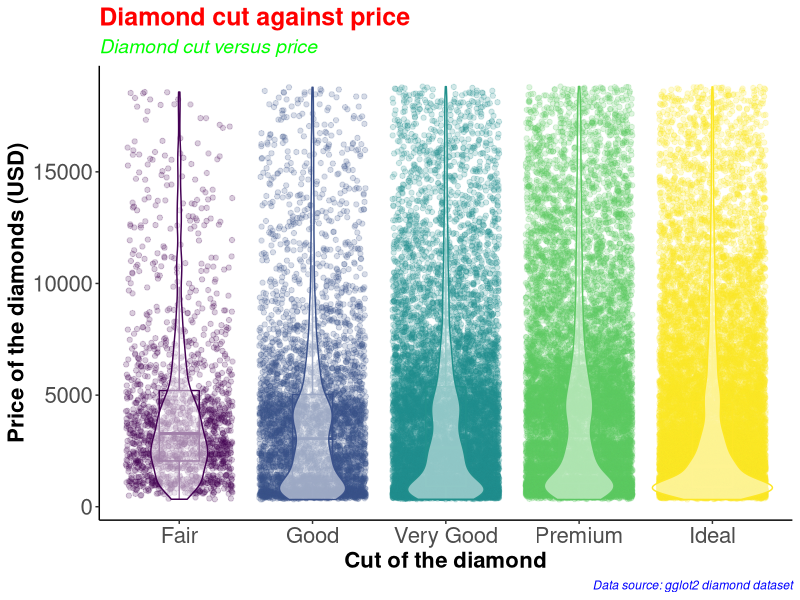
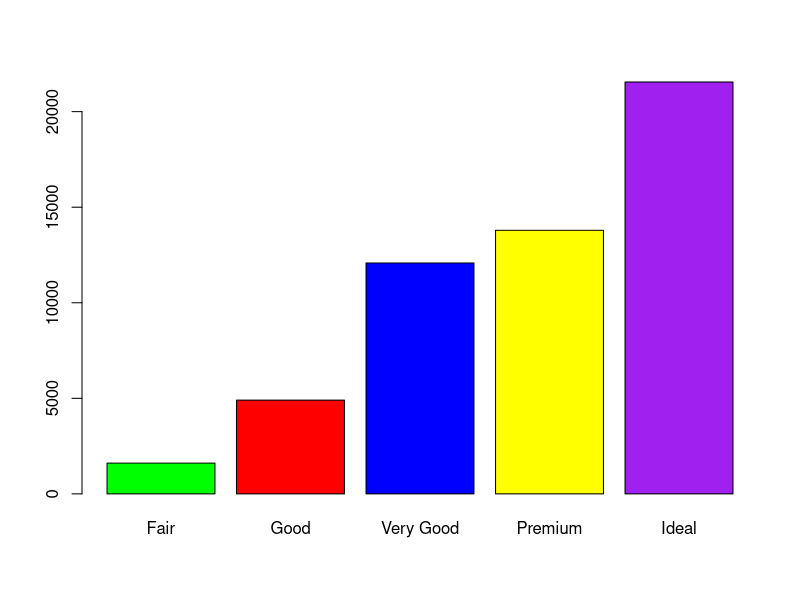

Generate these figures, in order, with R:
# Combining both boxplot and violin plots in one.

library(tidyverse)

diamonds_df <- diamonds

diamonds_df %>% 
  ggplot(aes(x = cut, y = price, color = cut)) +
  geom_point(position = "jitter", alpha = 0.2) +
  geom_boxplot(alpha = 0, width = 0.3) +
  geom_violin(alpha = 0.5) +
  theme_classic() +
  theme(legend.position = "none") +
  labs(x = "Cut of the diamond",
       y = "Price of the diamonds (USD)",
       title = "Diamond cut against price",
       subtitle = "Diamond cut versus price",
       caption = "Data source: gglot2 diamond dataset") +
  theme(axis.text=element_text(size=16),
        axis.title=element_text(size=16,face="bold")) +
  theme(plot.title = element_text(color = 'red', size = 18, face = 'bold'),
        plot.subtitle = element_text(color = 'green', size = 14, face = 'italic'),
        plot.caption = element_text(color = 'blue', face = 'italic'))

diamonds %>% 
  filter(cut == 'Very Good') %>% 
  nrow()


diamonds %>% 
  select(cut) %>% 
  table() %>% 
  barplot(col = c('green', 'red', 'blue', 'yellow', 'purple'))
